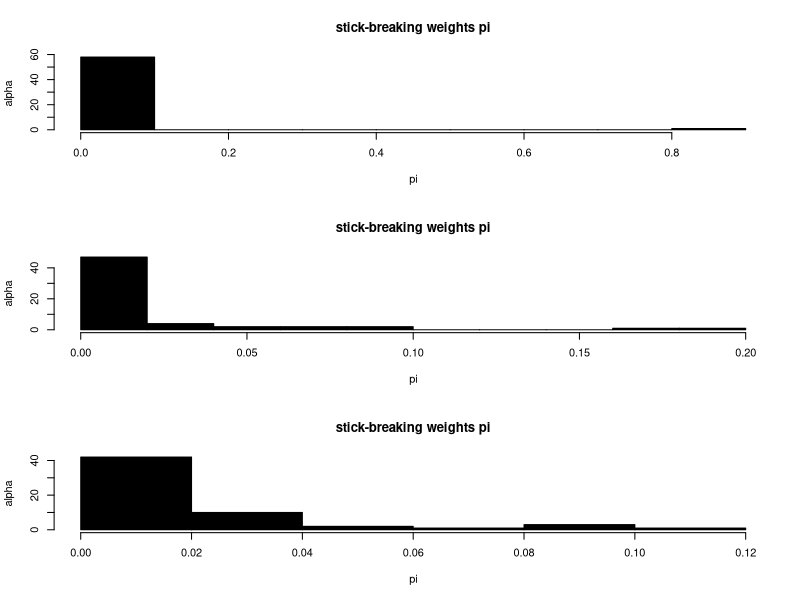
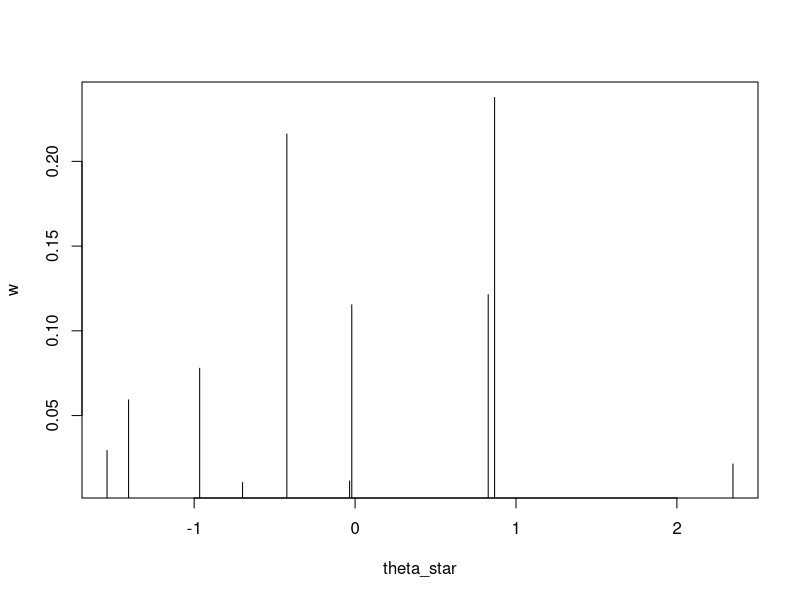

The R script that drew these images, in order:
# Description: 
#   This script shows an example of stick breaking procss:
#   Assume F ~ DP(alpha, G0 with alpha = 5, G0 ~ N (0, 1)$. 
#   Approximating F by F.hat = sum (w.h * delta(theta.h)), where H = 100
# 
# Details:
#   Return a vector of weights drawn from a stick-breaking process with dispersion `α`.
#   
#   Recall that the kth weight is
#   beta.k = (1 - beta.1) * (1 - beta.2) * ... * (1 - beta.{k-1}) * beta.k
#     where each `beta.i` is drawn from a Beta distribution
#   beta.i ~ Beta(1, α)
# 
# License: GNU v3
#
# Date: October 19, 2016
#
# Authors:
#    Rcode was written by Jiali Lin.
# [redacted]
# [redacted]
#
# Source:
#    http://www.apps.stat.vt.edu/zhu/teaching/2016/6474/6474_2016.htm

rm(list = ls())

# Version 1
# ------------
# generates from stick-breaking construction
alpha <- c(1, 5, 10);
nn <- 59;

par(mfrow = c(length((alpha)), 1)) 

for(ii in 1:length(alpha)){
  beta <- rbeta(nn, 1, alpha[ii]);
  neg <- cumprod(1 - beta);
  pi <- beta * c(1, neg[1:length(neg) - 1]);
  hist(pi, main = 'stick-breaking weights pi', ylab = 'alpha', col = "black")
}

# Version 2
# ------------
alpha <- 5
G_0 <- function(n) rnorm(n, 0, 1)
H <- 10
V <- rbeta(H, 1, alpha)
w <- numeric(H)
w[1] <- V[1]
w[2:H] <- sapply(2:H, function(i) V[i] * prod(1 - V[1:(i-1)]))
theta_star <- G_0(H)
theta <- sample(theta_star, prob = w, replace = TRUE)
# Plot $F.hat$. 
par(mfrow = c(1, 1)) 
plot(theta_star, w, type="h") 
